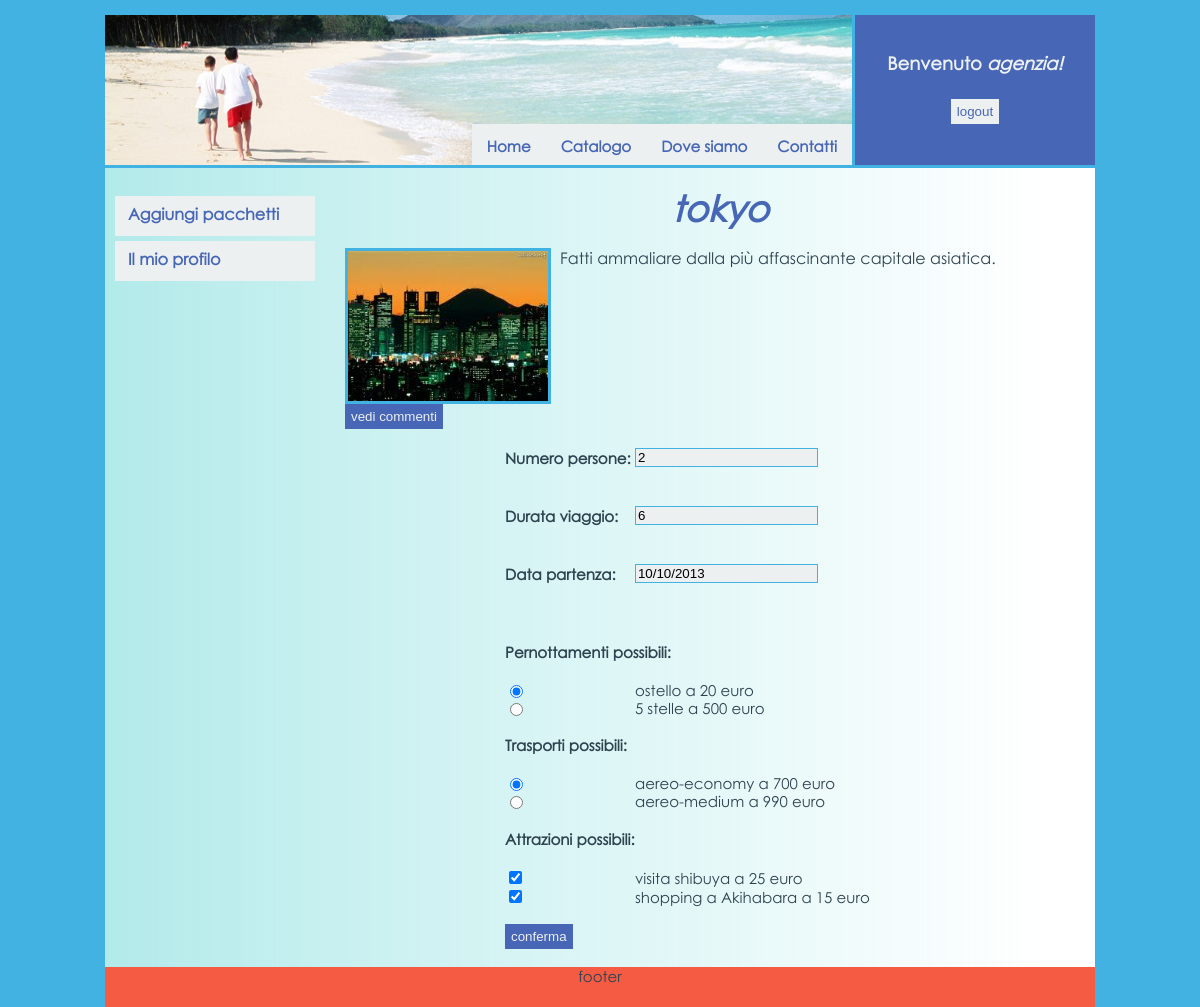
The app's page /modifica.php?id_pacchetto=4 (signed in) with its own data.
### tables this page shows
CREATE TABLE IF NOT EXISTS `pacchetto` (
  `id` int(11) NOT NULL AUTO_INCREMENT,
  `persone` int(5) NOT NULL,
  `durata` int(5) NOT NULL,
  `data_partenza` date NOT NULL,
  `id_utente` varchar(50) NOT NULL,
  `id_pernottamento` int(11) NOT NULL,
  `id_trasporto` int(11) NOT NULL,
  `id_destinazione` int(11) NOT NULL,
  `prenotato` tinyint(1) NOT NULL DEFAULT '0',
  `sconto` float NOT NULL DEFAULT '0',
  PRIMARY KEY (`id`),
  KEY `id_utente` (`id_utente`),
  KEY `id_pernottamento` (`id_pernottamento`),
  KEY `id_trasporto` (`id_trasporto`),
  KEY `id_destinazione` (`id_destinazione`)
);

CREATE TABLE IF NOT EXISTS `destinazione` (
  `id` int(11) NOT NULL AUTO_INCREMENT,
  `continente` varchar(50) NOT NULL,
  `citta` varchar(50) NOT NULL,
  `tipo` varchar(50) NOT NULL,
  `foto` varchar(100) NOT NULL,
  `descrizione` longtext NOT NULL,
  PRIMARY KEY (`id`)
);

CREATE TABLE IF NOT EXISTS `pernottamento` (
  `id` int(11) NOT NULL AUTO_INCREMENT,
  `prezzo` float NOT NULL,
  `tipo` varchar(50) NOT NULL,
  `id_destinazione` int(11) NOT NULL,
  PRIMARY KEY (`id`),
  KEY `id_destinazione` (`id_destinazione`)
);

CREATE TABLE IF NOT EXISTS `trasporto` (
  `id` int(11) NOT NULL AUTO_INCREMENT,
  `prezzo` float NOT NULL,
  `tipo` varchar(50) NOT NULL,
  `id_destinazione` int(11) NOT NULL,
  PRIMARY KEY (`id`),
  KEY `id_destinazione` (`id_destinazione`)
);

CREATE TABLE IF NOT EXISTS `attrazioni` (
  `id` int(11) NOT NULL AUTO_INCREMENT,
  `prezzo` float NOT NULL,
  `tipo` varchar(50) NOT NULL,
  `id_destinazione` int(11) NOT NULL,
  PRIMARY KEY (`id`),
  KEY `id_destinazione` (`id_destinazione`)
);

### database.php (called while the page is built, shortened)
<?php
    class database{
        public static function qSelect($conn, $sql){
            $risposta = mysql_query($sql)
                or die("Errore nell'esecuzione della query di selezione: " . mysql_error());
            return $risposta;
        }
    }
?>

### modifica.php (the view, shortened to what this page needs)
<!DOCTYPE HTML PUBLIC "-//W3C//DTD HTML 4.01 Transitional//EN" "http://www.w3.org/TR/html4/loose.dtd">
<html>
  <head>
    <link rel="stylesheet" type="text/css" href="./style/style.css">
    <link rel="stylesheet" href="http://code.jquery.com/ui/1.10.3/themes/smoothness/jquery-ui.css" />
  </head>
  <body>
    <div id="container">
    <div id="header_container">
	<div id="logo">
	  <?php
	    include 'menu.php';
	  ?>
	</div>
	<div id="login">
		<?php
			include 'login_form.php';
		?>
	</div>
	</div>
      <div id="content_container">
	<div id="content">
		<?php
			include 'database.php';
			$conn=database::dbConnect();
			if(isset($_GET['id_pacchetto']))
				$id_pacchetto=$_GET['id_pacchetto'];
			$query="SELECT * FROM pacchetto WHERE id='".$id_pacchetto."'";
			$result=database::qSelect($conn,$query);
			$pacchetto=mysql_fetch_array($result);
			$id_destinazione=$pacchetto['id_destinazione'];
			$query="SELECT * FROM pernottamento WHERE id_destinazione='".$id_destinazione."'";
			$pernottamenti=database::qSelect($conn,$query);
			$id_pernottamento_pacchetto=$pacchetto['id_pernottamento'];
			$query="SELECT * FROM trasporto WHERE id_destinazione='".$id_destinazione."'";
			$trasporti=database::qSelect($conn,$query);
			$id_trasporto_pacchetto=$pacchetto['id_trasporto'];
			$query="SELECT * FROM attrazioni WHERE id_destinazione='".$id_destinazione."'";
			$attrazioni=database::qSelect($conn,$query);
			$query="SELECT id_attrazione FROM rel_attrazioni WHERE id_pacchetto='".$id_pacchetto."'";
			$attrazioni_pacchetto=database::qSelect($conn,$query);
			$id_attrazioni_pacchetto= array();
			while($id=mysql_fetch_array($attrazioni_pacchetto))
			{
				$id_attrazioni_pacchetto[]=$id['id_attrazione'];
			}
			$query = "SELECT * FROM destinazione JOIN pacchetto ON destinazione.id = pacchetto.id_destinazione WHERE pacchetto.id = $id_pacchetto GROUP BY destinazione.id";
			$destinazione = mysql_fetch_array(database::qSelect($conn,$query));
			echo "<div id='dest_intestazione'><br>";
				echo "<div id='dest_commento'>".$destinazione['citta']."</div><br>";
				echo "<div id='dest_foto'><img src=style/images/dest/".$destinazione['foto']." width=200 height=150></div>";
				echo "<div id='dest_descrizione'>".$destinazione['descrizione']."</div>";
				echo "</div>";
				echo "<input class='btn_commenta' type='button' value='vedi commenti' onclick=\"location.href='commenti.php?citta=".$destinazione['citta']."'\"><br>";
			$html="
				<form method='post' action='modifica.php'>
					<table cellpadding=0 cellspacing=0>
						<tr style='height:20px'><td><h4>Numero persone:&nbsp;</h4></td><td><input type='text' class='input' name='persone' value='".$pacchetto['persone']."'></td></tr>
						<tr style='height:20px'><td><h4>Durata viaggio:</h4></td><td><input type='text' class='input' name='durata' value='".$pacchetto['durata']."'></td></tr>
						<tr style='height:20px'><td><h4>Data partenza:</h4></td><td><input type='text' class='input' id='datepicker' name='data' value='".strftime('%d/%m/%Y',strtotime($pacchetto['data_partenza']))."'></td></tr>";
			$html=$html."<tr style='height:20px'><tr><td colspan='2'><h4>Pernottamenti possibili:</h4></td></tr></tr>";
			while($pernottamento=mysql_fetch_array($pernottamenti))
			{
				$radio="<tr><td><input type='radio' name='pernottamento' value='".$pernottamento['id']."'";
				if($pernottamento['id']==$id_pernottamento_pacchetto)
					$radio=$radio."checked";
				$radio=$radio."></td><td>".$pernottamento['tipo']." a ".$pernottamento['prezzo']." euro</td></tr>";
				$html=$html.$radio;
			}
			$html=$html."<tr style='height:20px'><td colspan='2'><h4>Trasporti possibili:</h4></td></tr>";
			while($trasporto=mysql_fetch_array($trasporti))
			{
				$radio="<tr><td><input type='radio' name='trasporto' value='".$trasporto['id']."'";
				if($trasporto['id']==$id_trasporto_pacchetto)
					$radio=$radio."checked";
				$radio=$radio."></td><td>".$trasporto['tipo']." a ".$trasporto['prezzo']." euro</td></tr>";
				$html=$html.$radio;
			}
			$html=$html."<tr style='height:20px'><td colspan='2'><h4>Attrazioni possibili:</h4></td></tr>";
			while($attrazione=mysql_fetch_array($attrazioni))
			{
				$checkbox="<tr><td><input type='checkbox' name='attrazioni[]' value='".$attrazione['id']."'";
				if(in_array($attrazione['id'],$id_attrazioni_pacchetto))
					$checkbox=$checkbox."checked";
				$checkbox=$checkbox."></td><td>".$attrazione['tipo']." a ".$attrazione['prezzo']." euro</td></tr>";
				$html=$html.$checkbox;
			}
			$html=$html."</table><br><input type='hidden' name='id_pacchetto' value='".$id_pacchetto."'>
								<input type='hidden' name='id_destinazione' value='".$id_destinazione."'>
							<input class='btn_commenta' type='submit' value='conferma'> </form><br>";
			echo $html;
		?>
	</div>
	<div id="navigation">
		<br>
		<div id='vert_menu'>
			<?php
				if($_SESSION['username']=='agenzia'){
					echo "<a href='aggiungipacchetto.php'><span>Aggiungi pacchetti</span></a>";
					echo "<a href='gestioneprofilo.php'><span>Il mio profilo</span></a>";
				}
			?>
		</div>
  	</div>
      </div>
      <div id="footer">
		<div>footer</div>
      </div>
    </div>
  </body>
</html>

### style/style.css (style rules this page uses)
html,body { font-family: "Century Gothic", verdana, sans-serif; font-size: 15px; color: #2E4350; height: 100%; margin: 0; padding: 0; }
body { font-family: "Century Gothic", verdana, sans-serif; font-size: 15px; background-color: #42B2E3; text-align:center; }
a:link { text-decoration: none; color: inherit; }
#container { width: 990px; margin: 0 auto; margin-top: 15px; text-align: left; }
#header_container { width: 990px; line-height: 1; margin: 0 auto; background: #ECF0F1; height: 150px; text-align: center; }
#logo { float:left; width:750px; height:150px; background: url("images/header.png"); border-bottom:3px solid #42B2E3; }
#login { font-size: 12px; color: #ECF0F1; float:right; width:240px; height:150px; background-color: #4766B5; }
#content_container { overflow:hidden; width: 990px; margin: 0 auto; min-height:420px; }
#content { float: right; width: 750px; background: url("images/cont_background.png") repeat-y; padding-bottom: 10000px; margin-bottom: -10000px; }
#content form { padding-left:160px; }
#navigation { float: left; width:240px; background: url("images/nav_background.png") repeat-y; padding-bottom: 10000px; margin-bottom: -10000px; }
#navigation a { text-decoration:none; color: #4766B5; font-size:16px; font-weight:bold; }
#footer { background-color: #F55A42; width: 990px; margin: 0 auto; text-align: center; height: 40px; clear:both; }
#dest_commento { text-align: center; font-size: 36px; font-weight: bolder; color: #4766B5; font-style: italic; }
#dest_foto { border:3px solid #42B2E3; width:200px; height:150px; margin:0 auto; float: left; }
#dest_descrizione { width: 520px; float: right; text-align: justify; font-size: 16px; padding-right: 15px; }
#dest_intestazione { overflow:auto; }
.btn_commenta { padding-top: 2px; padding-bottom: 2px; padding-left: 3px; padding-right: 3px; background-color: #4766B5; border: 3px solid transparent; color: #ECF0F1; cursor: pointer; }
.input { text-align: left; border:1px solid #42B2E3; padding-left: 2px; background-color: #ECF0F1; }
#vert_menu { width: 200px; margin-top: 10px; margin-left: 10px; }
#vert_menu a { text-decoration: none; height: 24px; voice-family: "\" }

### records on screen
pacchetto: id_destinazione.citta "tokyo", id_destinazione.foto (picture), id_destinazione.descrizione "Fatti ammaliare dalla più affascinante capitale asiatica.", persone "2", durata "6", data "10/10/2013"
pernottamento: tipo "ostello", prezzo "20"
pernottamento: tipo "5 stelle", prezzo "500"
trasporto: tipo "aereo-economy", prezzo "700"
trasporto: tipo "aereo-medium", prezzo "990"
attrazioni: tipo "visita shibuya", prezzo "25"
attrazioni: tipo "shopping a Akihabara", prezzo "15"
